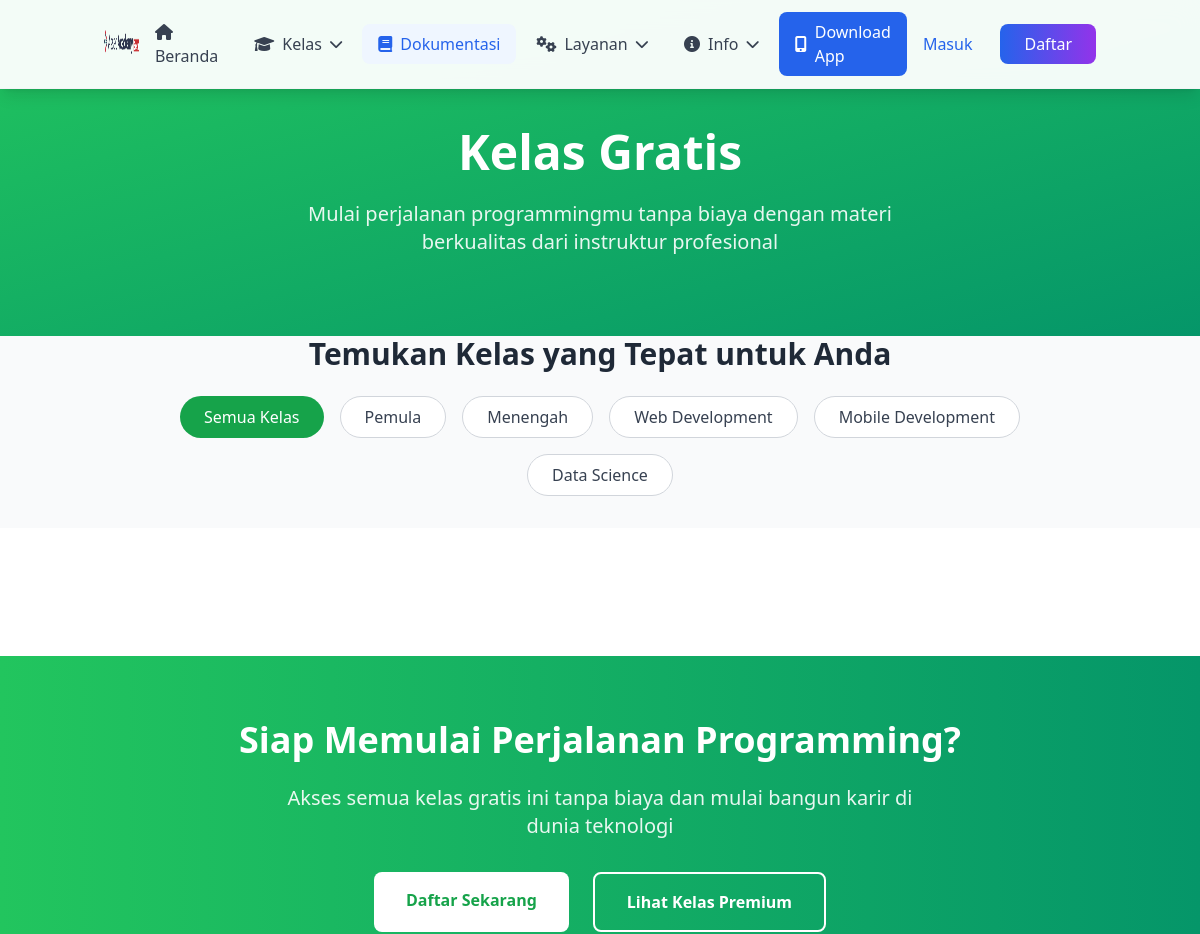
The app's page /index.php/home/free (upper part), older data.
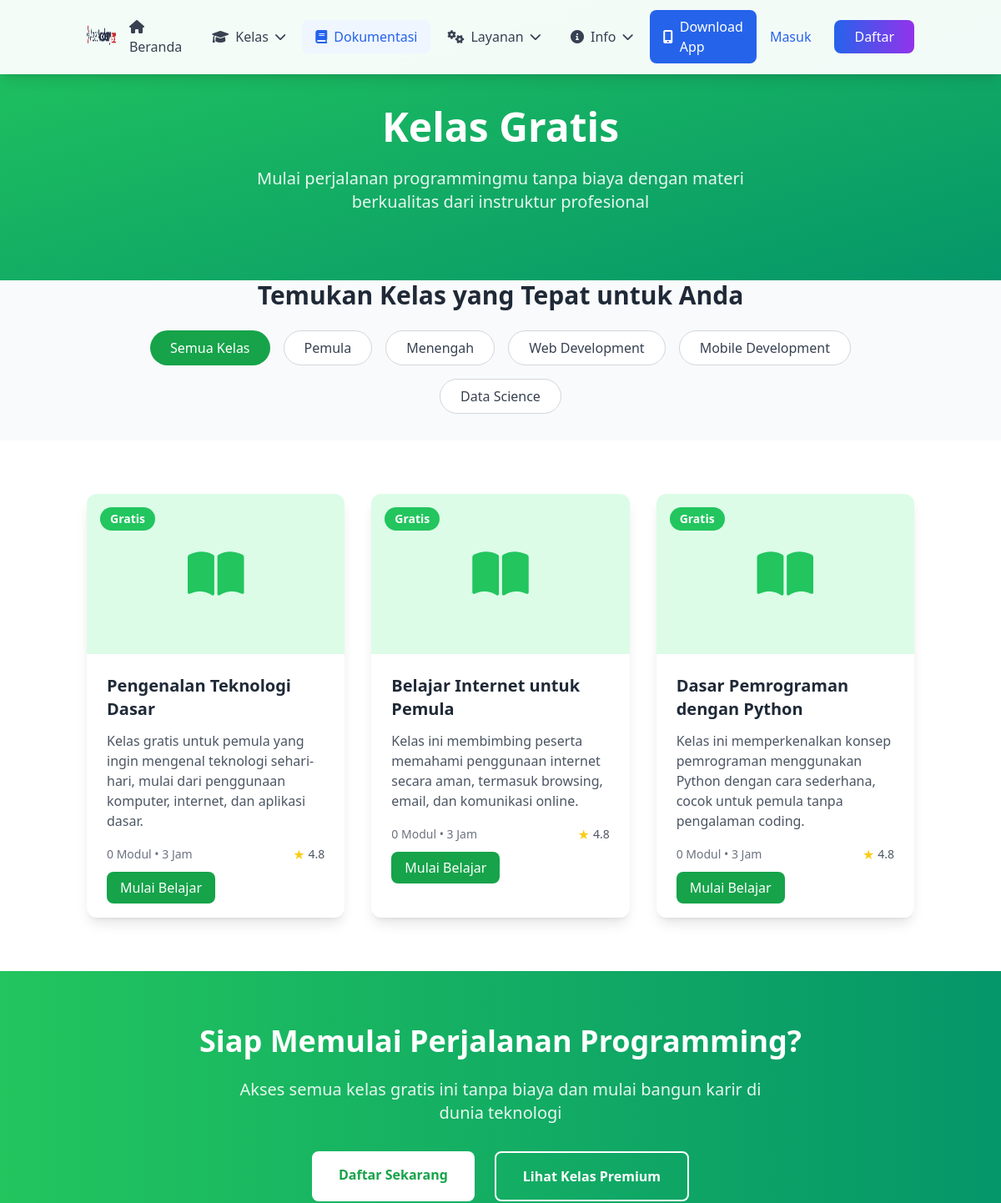
The same page, newer data.
### tables this page shows
CREATE TABLE IF NOT EXISTS `free_classes` (
  `id` int NOT NULL AUTO_INCREMENT,
  `title` varchar(255) NOT NULL,
  `description` text,
  `thumbnail` varchar(255) DEFAULT NULL,
  `level` enum('Dasar','Menengah','Lanjutan') NOT NULL DEFAULT 'Dasar',
  `category` varchar(100) NOT NULL,
  `duration` int NOT NULL DEFAULT '1' COMMENT 'Duration in hours',
  `mentor_id` int DEFAULT NULL,
  `max_students` int DEFAULT NULL COMMENT 'Maximum number of students allowed',
  `start_date` date DEFAULT NULL,
  `end_date` date DEFAULT NULL,
  `status` enum('Draft','Published','Archived') NOT NULL DEFAULT 'Draft',
  `online_meet_link` text,
  `created_at` timestamp NULL DEFAULT CURRENT_TIMESTAMP,
  `updated_at` timestamp NULL DEFAULT CURRENT_TIMESTAMP ON UPDATE CURRENT_TIMESTAMP,
  PRIMARY KEY (`id`),
  KEY `mentor_id` (`mentor_id`),
  CONSTRAINT `free_classes_ibfk_1` FOREIGN KEY (`mentor_id`) REFERENCES `users` (`id`) ON DELETE SET NULL
);

### application/controllers/Home.php (called while the page is built, shortened)
<?php
class Home extends MY_Controller {
    public function __construct()
    {
        $this->load->model('Kelas_model', 'kelas_model');
        $this->load->model('Free_class_model', 'free_class_model');
        $this->load->model('Testimonial_model', 'testimonial_model');
        $this->load->model('Kelas_programming_model', 'kelas_programming_model');
        $this->load->model('Materi_model', 'materi_model');
        $this->load->model('User_model', 'user_model');
        $this->load->model('Jadwal_model', 'jadwal_model');
        $this->load->model('Workshop_model', 'workshop_model');
        $this->load->helper('url');
    }
    public function free()
    {
        $free_classes = $this->free_class_model->get_all_free_classes();
        foreach ($free_classes as $class) {
            $materials = $this->free_class_model->get_free_class_materials($class->id);
            $class->material_count = count($materials);
        }
        $data['free_classes'] = $free_classes;
        $data['title'] = 'Kelas Gratis - Asset Academy';
        $data['description'] = 'Akses kelas gratis berkualitas tinggi untuk memulai perjalanan programming Anda.';
        $this->load->view('home/free', $data);
    }
}

### index.php (called while the page is built, shortened)
<?php
require_once BASEPATH.'core/CodeIgniter.php';

### application/models/Free_class_model.php (called while the page is built, shortened)
<?php
class Free_class_model extends CI_Model
{
    public function get_all_free_classes($status = null)
    {
        $this->db->select('fc.*, u.nama_lengkap as mentor_name');
        $this->db->from('free_classes fc');
        $this->db->join('users u', 'fc.mentor_id = u.id', 'left');
        $this->db->order_by('fc.created_at', 'DESC');
        return $this->db->get()->result();
    }
    public function get_free_class_materials($class_id)
    {
        $this->db->where('class_id', $class_id);
        $this->db->order_by('order', 'ASC');
        return $this->db->get('free_class_materials')->result();
    }
}

### application/libraries/Encryption_url.php (called while the page is built, shortened)
<?php
class Encryption_url {
    private $encryption_key;
    private $cipher = 'AES-256-CBC';
    public function __construct()
    {
        $this->encryption_key = $this->get_encryption_key();
    }
    private function get_encryption_key()
    {
        $CI =& get_instance();
        $CI->config->load('encryption', TRUE);
        $key = $CI->config->item('encryption_key', 'encryption');
        return hash('sha256', $key);
    }
    public function encode($id)
    {
        $plaintext = 'AS' . $id . 'ET';
        $iv_length = openssl_cipher_iv_length($this->cipher);
        $iv = openssl_random_pseudo_bytes($iv_length);
        $ciphertext = openssl_encrypt($plaintext, $this->cipher, $this->encryption_key, 0, $iv);
        $encrypted = rtrim(strtr(base64_encode($iv . $ciphertext), '+/', '-_'), '=');
        return $encrypted;
    }
}

### application/helpers/url_security_helper.php (called while the page is built, shortened)
<?php
if (!function_exists('encrypt_url')) {
    function encrypt_url($id)
    {
        $CI =& get_instance();
        return $CI->encryption_url->encode($id);
    }
}
if (!function_exists('free_class_url')) {
    function free_class_url($class_id)
    {
        return site_url('home/view_free_class/' . encrypt_url($class_id));
    }
}

### application/views/home/free.php (the view, shortened to what the changed rows need)
<section class="pt-32 pb-20 bg-gradient-to-br from-green-500 to-emerald-600">
    <div class="container mx-auto px-4 text-center">
        <h1 class="text-4xl md:text-5xl font-bold text-white mb-6" data-aos="fade-up">
            Kelas Gratis
        </h1>
    </div>
</section>
    <div class="container mx-auto px-4">
        <div class="text-center mb-8" data-aos="fade-up">
            <h2 class="text-2xl md:text-3xl font-bold text-gray-800 mb-6">Temukan Kelas yang Tepat untuk Anda</h2>
        </div>
    </div>
<section class="py-16 bg-white">
    <div class="container mx-auto px-4">
        <div class="grid grid-cols-1 md:grid-cols-2 lg:grid-cols-3 gap-8">
            <?php foreach ($free_classes as $class): ?>
            <div class="course-card bg-white rounded-xl shadow-lg overflow-hidden" data-aos="fade-up" data-aos-delay="100" data-category="<?= strtolower(str_replace(' ', '-', $class->category)) ?> <?= strtolower($class->level) ?>">
            <div class="relative overflow-hidden">
                <div class="w-full h-48">
                        <?php if (!empty($class->thumbnail)): ?>
                            <div class="w-full h-full bg-green-100 items-center justify-center" style="display:none;">
                                <i class="fas fa-book-open text-6xl text-green-500"></i>
                            </div>
                        <?php else: ?>
                            <div class="w-full h-full bg-green-100 flex items-center justify-center">
                                <i class="fas fa-book-open text-6xl text-green-500"></i>
                            </div>
                        <?php endif; ?>
                    </div>
                    <div class="absolute top-4 left-4 bg-green-500 text-white px-3 py-1 rounded-full text-sm font-bold">
                        Gratis
                    </div>
                </div>
                <div class="p-6">
                    <h3 class="text-xl font-bold text-gray-800 mb-3"><?= html_escape($class->title) ?></h3>
                    <?php
                    $descHtml = html_entity_decode(htmlspecialchars_decode($class->description, ENT_QUOTES | ENT_HTML5), ENT_QUOTES | ENT_HTML5, 'UTF-8');
                    $descText = strip_tags($descHtml);
                    $shortDesc = mb_strlen($descText) > 250 ? mb_substr($descText, 0, 250) . '...' : $descText;
                    ?>
                    <p class="text-gray-600 mb-4 prose max-w-none"><?= $shortDesc ?></p>
                    <div class="flex justify-between items-center mb-4">
                        <span class="text-sm text-gray-500"><?= html_escape($class->material_count) ?> Modul • <?= html_escape($class->duration) ?> Jam</span>
                        <div class="flex items-center">
                            <span class="text-yellow-400 mr-1">★</span>
                            <span class="text-sm text-gray-600">4.8</span>
                        </div>
                    </div>
                    <div class="mt-4">
                        <?php if ($class->status == 'Coming Soon'): ?>
                            <button class="w-full text-center bg-gradient-to-r from-gray-400 to-gray-500 text-white px-4 py-2 rounded-lg cursor-not-allowed" disabled>
                                Coming Soon
                            </button>
                        <?php else: ?>
                            <a href="<?= free_class_url($class->id) ?>" class="w-full bg-green-600 text-white px-4 py-2 rounded-lg hover:bg-green-700 transition-colors text-center">
                                Mulai Belajar
                            </a>
                        <?php endif; ?>
                    </div>
                </div>
            </div>
            <?php endforeach; ?>
        </div>
    </div>
</section>
<section class="py-16 bg-gradient-to-r from-green-500 to-emerald-600">
    <div class="container mx-auto px-4 text-center">
        <h2 class="text-3xl md:text-4xl font-bold text-white mb-6" data-aos="fade-up">
            Siap Memulai Perjalanan Programming?
        </h2>
    </div>
</section>

Row changes from the older to the newer data that the page shows:
added free_classes: title "Pengenalan Teknologi Dasar", description "Kelas gratis untuk pemula yang ingin mengenal teknologi sehari-hari, mulai dari penggunaan komputer, internet, dan aplikasi dasar.", material_count "0", duration "3"
added free_classes: title "Belajar Internet untuk Pemula", description "Kelas ini membimbing peserta memahami penggunaan internet secara aman, termasuk browsing, email, dan komunikasi online.", material_count "0", duration "3"
added free_classes: title "Dasar Pemrograman dengan Python", description "Kelas ini memperkenalkan konsep pemrograman menggunakan Python dengan cara sederhana, cocok untuk pemula tanpa pengalaman coding.", material_count "0", duration "3"
